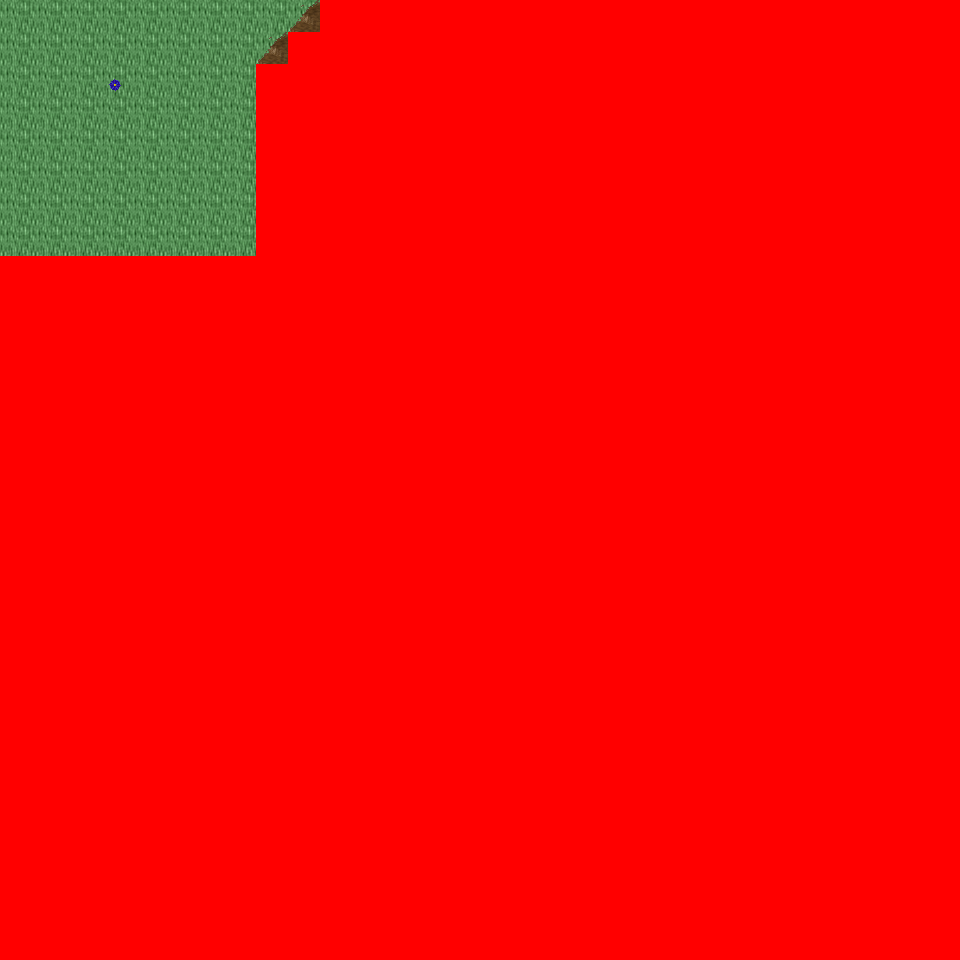

A 2D game scene composited from a Tiled map and its tileset images. What follows is a short description and the map's XML, with each tile layer's data collapsed to a summary:
An orthogonal 30x30 tile map with 32x32 px tiles, 6 tile layers (Ground, Object, Object2, Above, ...), 29 tilesets and 2 objects (2x mapchange).

<map version="1.0" orientation="orthogonal" renderorder="right-down" width="30" height="30" tilewidth="32" tileheight="32" nextobjectid="3">
  <tileset firstgid="1" name="tileset_logic_collision" tilewidth="32" tileheight="32" tilecount="1" columns="1">
    <image source="../drawable/tileset_logic_collision.png" width="32" height="32" />
  </tileset>
  <tileset firstgid="2" name="tileset_ground_ridge_earth_pale" tilewidth="32" tileheight="32" tilecount="96" columns="12">
    <image source="../drawable/tileset_ground_ridge_earth_pale.png" width="384" height="256" />
  </tileset>
  <tileset firstgid="98" name="tileset_ground_ridge_earth_dark" tilewidth="32" tileheight="32" tilecount="96" columns="12">
    <image source="../drawable/tileset_ground_ridge_earth_dark.png" width="384" height="256" />
  </tileset>
  <tileset firstgid="194" name="tileset_ground_ground" tilewidth="32" tileheight="32" tilecount="33" columns="3">
    <image source="../drawable/tileset_ground_ground.png" width="96" height="352" />
  </tileset>
  <tileset firstgid="227" name="tileset_terrain_grassland" tilewidth="32" tileheight="32" tilecount="88" columns="8">
    <image source="../drawable/tileset_terrain_grassland.png" width="256" height="352" />
  </tileset>
  <tileset firstgid="315" name="tileset_ground_grass_edges" tilewidth="32" tileheight="32" tilecount="36" columns="12">
    <image source="../drawable/tileset_ground_grass_edges.png" width="384" height="96" />
  </tileset>
  <tileset firstgid="351" name="tileset_ground_grass_corners" tilewidth="32" tileheight="32" tilecount="24" columns="6">
    <image source="../drawable/tileset_ground_grass_corners.png" width="192" height="128" />
  </tileset>
  <tileset firstgid="375" name="tileset_plant_tree_tree_darkgreen" tilewidth="32" tileheight="32" tilecount="88" columns="8">
    <image source="../drawable/tileset_plant_tree_tree_darkgreen.png" width="256" height="352" />
  </tileset>
  <tileset firstgid="463" name="tileset_plant_tree_fall_trees" tilewidth="32" tileheight="32" tilecount="40" columns="8">
    <image source="../drawable/tileset_plant_tree_fall_trees.png" width="256" height="160" />
  </tileset>
  <tileset firstgid="503" name="tileset_plant_tree_evergreen" tilewidth="32" tileheight="32" tilecount="36" columns="3">
    <image source="../drawable/tileset_plant_tree_evergreen.png" width="96" height="384" />
  </tileset>
  <tileset firstgid="539" name="tileset_plant_tree_pine_tree" tilewidth="32" tileheight="32" tilecount="20" columns="4">
    <image source="../drawable/tileset_plant_tree_pine_tree.png" width="128" height="160" />
  </tileset>
  <tileset firstgid="559" name="tileset_plant_tree_pine_tree_1" tilewidth="32" tileheight="32" tilecount="20" columns="4">
    <image source="../drawable/tileset_plant_tree_pine_tree_1.png" width="128" height="160" />
  </tileset>
  <tileset firstgid="579" name="tileset_building_decoration_rocks" tilewidth="32" tileheight="32" tilecount="6" columns="3">
    <image source="../drawable/tileset_building_decoration_rocks.png" width="96" height="64" />
  </tileset>
  <tileset firstgid="585" name="tileset_plant_stump_hollow_logs" tilewidth="32" tileheight="32" tilecount="6" columns="3">
    <image source="../drawable/tileset_plant_stump_hollow_logs.png" width="96" height="64" />
  </tileset>
  <tileset firstgid="591" name="tileset_plant_stump_small_stump" tilewidth="32" tileheight="32" tilecount="4" columns="2">
    <image source="../drawable/tileset_plant_stump_small_stump.png" width="64" height="64" />
  </tileset>
  <tileset firstgid="595" name="tileset_plant_flower_daisy_yellow" tilewidth="32" tileheight="32" tilecount="8" columns="2">
    <image source="../drawable/tileset_plant_flower_daisy_yellow.png" width="64" height="128" />
  </tileset>
  <tileset firstgid="603" name="tileset_plant_flower_daisy_white" tilewidth="32" tileheight="32" tilecount="8" columns="2">
    <image source="../drawable/tileset_plant_flower_daisy_white.png" width="64" height="128" />
  </tileset>
  <tileset firstgid="611" name="tileset_plant_flower_daisy_red" tilewidth="32" tileheight="32" tilecount="8" columns="2">
    <image source="../drawable/tileset_plant_flower_daisy_red.png" width="64" height="128" />
  </tileset>
  <tileset firstgid="619" name="tileset_plant_flower_daisy_blue" tilewidth="32" tileheight="32" tilecount="8" columns="2">
    <image source="../drawable/tileset_plant_flower_daisy_blue.png" width="64" height="128" />
  </tileset>
  <tileset firstgid="627" name="tileset_plant_leaves" tilewidth="32" tileheight="32" tilecount="8" columns="4">
    <image source="../drawable/tileset_plant_leaves.png" width="128" height="64" />
  </tileset>
  <tileset firstgid="635" name="tileset_plant_brown_mushrooms" tilewidth="32" tileheight="32" tilecount="24" columns="6">
    <image source="../drawable/tileset_plant_brown_mushrooms.png" width="192" height="128" />
  </tileset>
  <tileset firstgid="659" name="tileset_ground_tall_grass" tilewidth="32" tileheight="32" tilecount="15" columns="5">
    <image source="../drawable/tileset_ground_tall_grass.png" width="160" height="96" />
  </tileset>
  <tileset firstgid="674" name="tileset_plant_bush_leafy" tilewidth="32" tileheight="32" tilecount="48" columns="8">
    <image source="../drawable/tileset_plant_bush_leafy.png" width="256" height="192" />
  </tileset>
  <tileset firstgid="722" name="tileset_plant_bushes_and_trees" tilewidth="32" tileheight="32" tilecount="144" columns="16">
    <image source="../drawable/tileset_plant_bushes_and_trees.png" width="512" height="289" />
  </tileset>
  <tileset firstgid="866" name="tileset_building_thatched_roof_cottage1" tilewidth="32" tileheight="32" tilecount="20" columns="4">
    <image source="../drawable/tileset_building_thatched_roof_cottage1.png" width="128" height="160" />
  </tileset>
  <tileset firstgid="886" name="tileset_building_thatched_roof_cottage2" tilewidth="32" tileheight="32" tilecount="20" columns="4">
    <image source="../drawable/tileset_building_thatched_roof_cottage2.png" width="128" height="160" />
  </tileset>
  <tileset firstgid="906" name="tileset_plant_stump_stump_rectangular" tilewidth="32" tileheight="32" tilecount="4" columns="2">
    <image source="../drawable/tileset_plant_stump_stump_rectangular.png" width="64" height="64" />
  </tileset>
  <tileset firstgid="910" name="tileset_object_well_hoist" tilewidth="32" tileheight="32" tilecount="9" columns="3">
    <image source="../drawable/tileset_object_well_hoist.png" width="96" height="96" />
  </tileset>
  <tileset firstgid="919" name="tileset_building_wizards_tower" tilewidth="32" tileheight="32" tilecount="252" columns="9">
    <image source="../drawable/tileset_building_wizards_tower.png" width="288" height="896" />
  </tileset>
  <layer name="Ground" width="30" height="30">
    <data>[900 cells, 240 non-empty, 3 distinct tile ids]</data>
  </layer>
  <layer name="Object" width="30" height="30">
    <data>[900 cells, 45 non-empty, 11 distinct tile ids]</data>
  </layer>
  <layer name="Object2" width="30" height="30">
    <data>[900 cells, 0 non-empty, 0 distinct tile ids]</data>
  </layer>
  <layer name="Above" width="30" height="30">
    <data>[900 cells, 0 non-empty, 0 distinct tile ids]</data>
  </layer>
  <layer name="Above2" width="30" height="30">
    <data>[900 cells, 0 non-empty, 0 distinct tile ids]</data>
  </layer>
  <layer name="Walkable" width="30" height="30">
    <data>[900 cells, 833 non-empty, 1 distinct tile ids]</data>
  </layer>
  <objectgroup name="MapEvents">
    <object id="1" name="north" type="mapchange" x="0" y="0" width="320" height="32">
      <properties>
        <property name="map" value="0_ados_mountain_n2_w2_x2_y3" />
        <property name="place" value="south" />
      </properties>
    </object>
    </objectgroup>
</map>
<!-- 1 of 2 objects omitted -->
